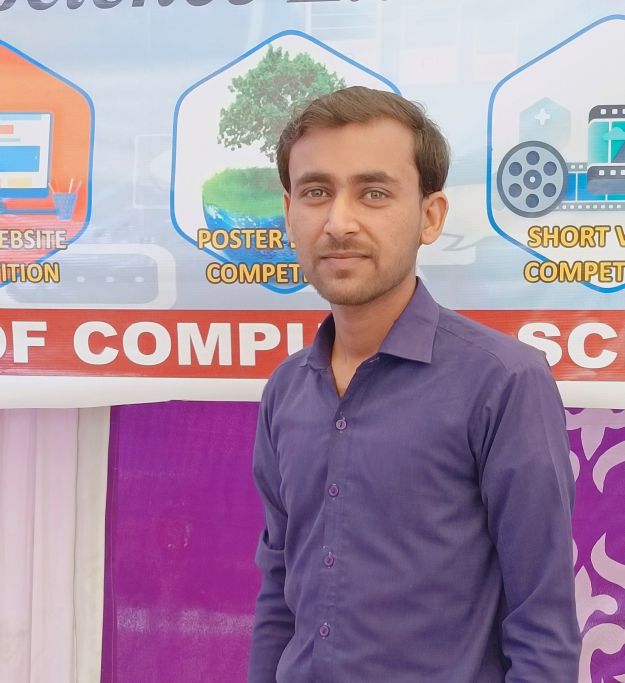
#> input picture naeem.jpg, 1874 x 2048 px (shown at 1/3 size)
$ python 07-Five-basic_function_openCv.py
#> lines starting #> are read from the running program, lines starting #| are printed output that depends on the picture; after the words box and inside, x2 and y2 are one past the last pixel; in counts of white or black regions, pixels touching at a corner belong together
# import libraries
import cv2 as cv
import numpy as np

# load the image
img = cv.imread('naeem.jpg')
#> img is the input picture: shape (2048, 1874, 3); mean B, G, R 162.9, 141.6, 165.3

# Function 1: Resize the image
resized_img = cv.resize(img, (300, 200))
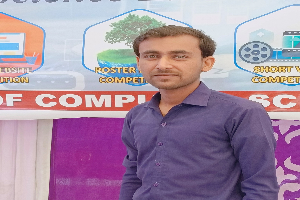
#> resized_img: shape (200, 300, 3); mean B, G, R 162.8, 141.5, 165.2

# Funtion 2: Change to Grayscale
gray_img = cv.cvtColor(resized_img, cv.COLOR_BGR2GRAY)
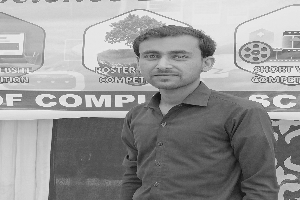
#> gray_img: shape (200, 300); min 14, max 240, mean 151

# Function 3: Adding Blur
blurred_img = cv.GaussianBlur(resized_img, (7, 7), 0)
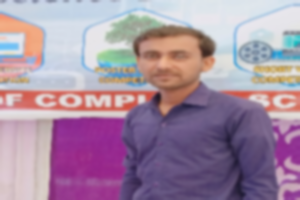
#> blurred_img: shape (200, 300, 3); mean B, G, R 162.8, 141.5, 165.2

# Function 4: Edges of the image
canny_img = cv.Canny(gray_img, 100, 200)
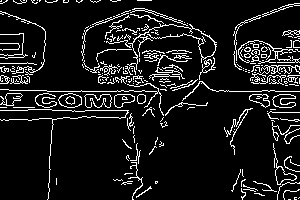
#> canny_img: shape (200, 300); 10.1% white in thin lines or dots

# Set the kernel
kernel = np.ones((3, 3), np.uint8)

# Function 5: Dilation
img_dilation = cv.dilate(canny_img, kernel=kernel, iterations=1)
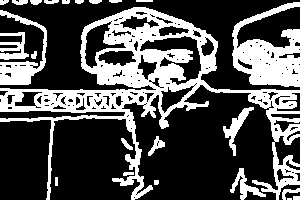
#> img_dilation: shape (200, 300); 31.1% white; 24 white regions (1 under 20 px), largest, box (x1, y1, x2, y2) and area: (0, 7, 300, 200) 12472, (232, 2, 300, 87) 3065, (0, 10, 47, 85) 1119

# Function 6: Erosion
erosion_img = cv.erode(img_dilation, kernel, iterations=1)
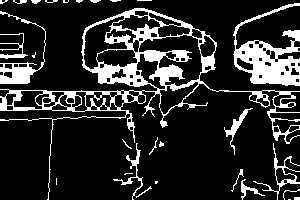
#> erosion_img: shape (200, 300); 17% white; 29 white regions (14 under 20 px), largest, box (x1, y1, x2, y2) and area: (0, 8, 300, 200) 5814, (233, 3, 300, 86) 2255, (0, 11, 46, 84) 679

# Display the images
cv.imshow("Original Image", img)
cv.imshow("Resized Image", resized_img)
cv.imshow("Gray Image", gray_img)
cv.imshow("Blurred Image", blurred_img)
cv.imshow("Canny Image", canny_img)
cv.imshow("Dilated Image", img_dilation)
cv.imshow("Erosion Image", erosion_img)

# Wait
cv.waitKey(0)
cv.destroyAllWindows()
